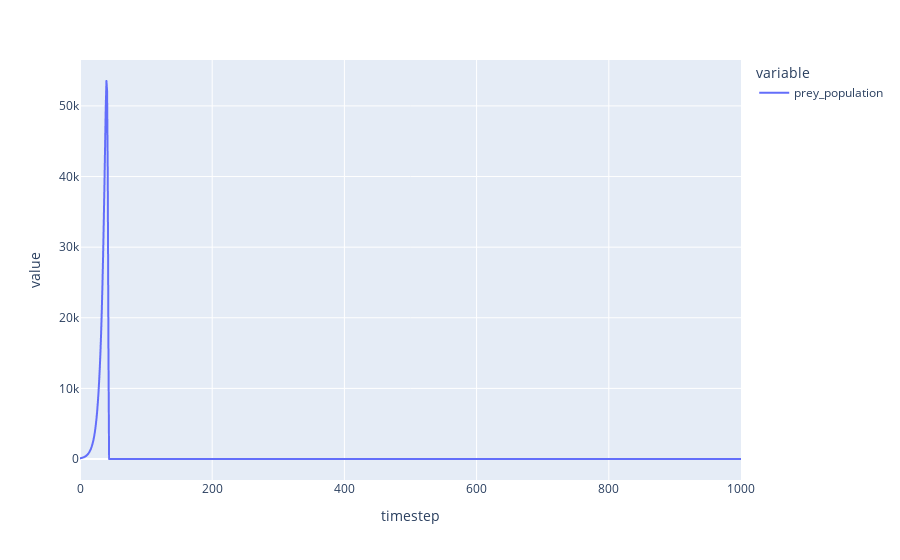
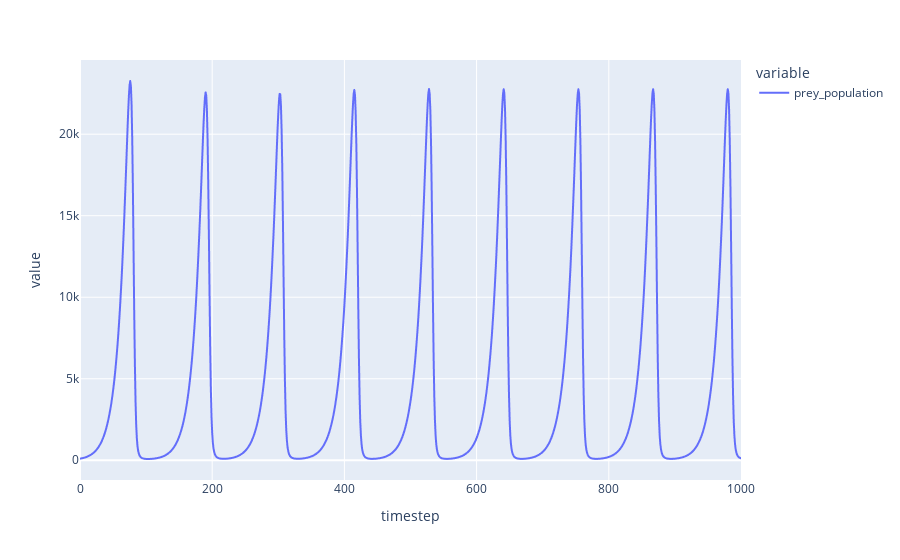

Notebook cell for these charts, in order:
### Code cell
cadcad_gpt('plot the prey population column, change the prey reproduction rate to 1 and then plot the prey population column again?')

### Figure 1 — Plotly figure (JSON) as saved in the notebook; plotly's stock layout.template omitted (floating-point values rounded to 4 significant figures; data arrays with more than 128 entries replaced by an {"elided": "..."} marker saying what was removed)
{"data": [{"hovertemplate": "variable=prey_population<br>timestep=%{x}<br>value=%{y}<extra></extra>", "legendgroup": "prey_population", "line": {"color": "#636efa", "dash": "solid"}, "mode": "lines", "name": "prey_population", "showlegend": true, "type": "scattergl", "x": {"elided": "1001 int values"}, "xaxis": "x", "y": {"elided": "1001 int values"}, "yaxis": "y"}], "layout": {"legend": {"title": {"text": "variable"}, "tracegroupgap": 0}, "margin": {"t": 60}, "xaxis": {"anchor": "y", "domain": [0, 1], "title": {"text": "timestep"}}, "yaxis": {"anchor": "x", "domain": [0, 1], "title": {"text": "value"}}}}

### Figure 2 — Plotly figure (JSON) as saved in the notebook; plotly's stock layout.template omitted (floating-point values rounded to 4 significant figures; data arrays with more than 128 entries replaced by an {"elided": "..."} marker saying what was removed)
{"data": [{"hovertemplate": "variable=prey_population<br>timestep=%{x}<br>value=%{y}<extra></extra>", "legendgroup": "prey_population", "line": {"color": "#636efa", "dash": "solid"}, "mode": "lines", "name": "prey_population", "showlegend": true, "type": "scattergl", "x": {"elided": "1001 int values"}, "xaxis": "x", "y": {"elided": "1001 int values"}, "yaxis": "y"}], "layout": {"legend": {"title": {"text": "variable"}, "tracegroupgap": 0}, "margin": {"t": 60}, "xaxis": {"anchor": "y", "domain": [0, 1], "title": {"text": "timestep"}}, "yaxis": {"anchor": "x", "domain": [0, 1], "title": {"text": "value"}}}}
